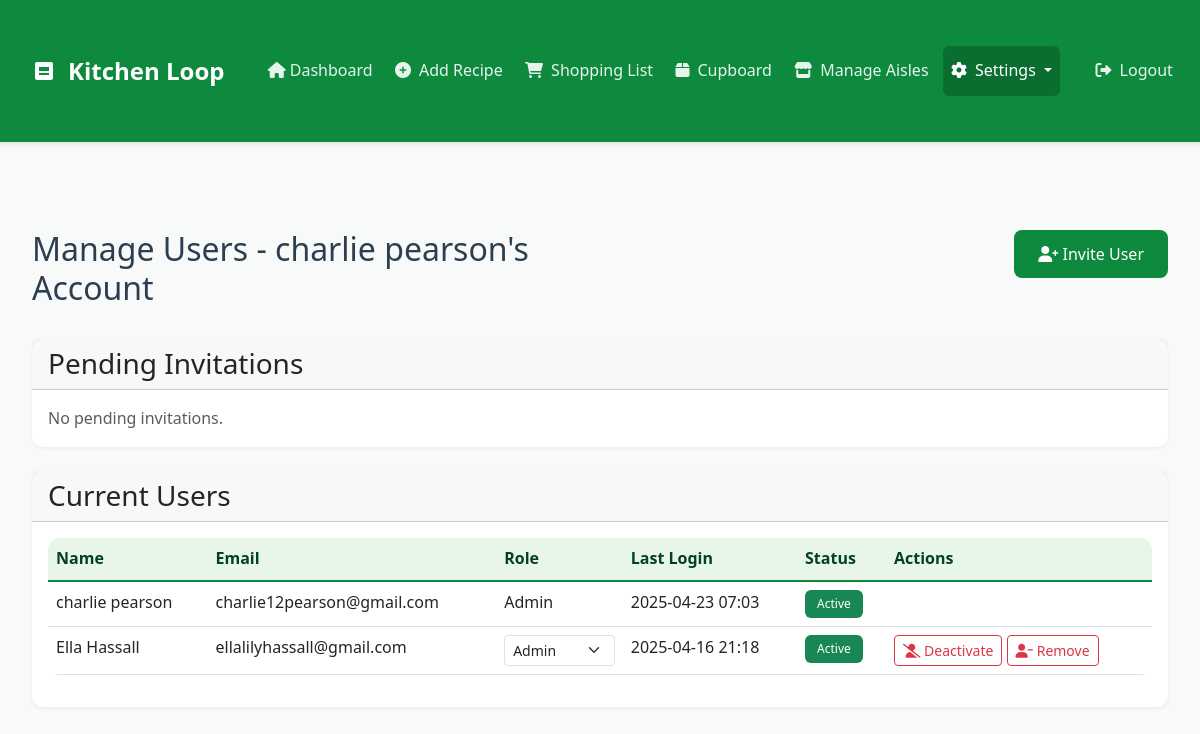
/manage_users (signed in), run on an earlier commit of the app's database.
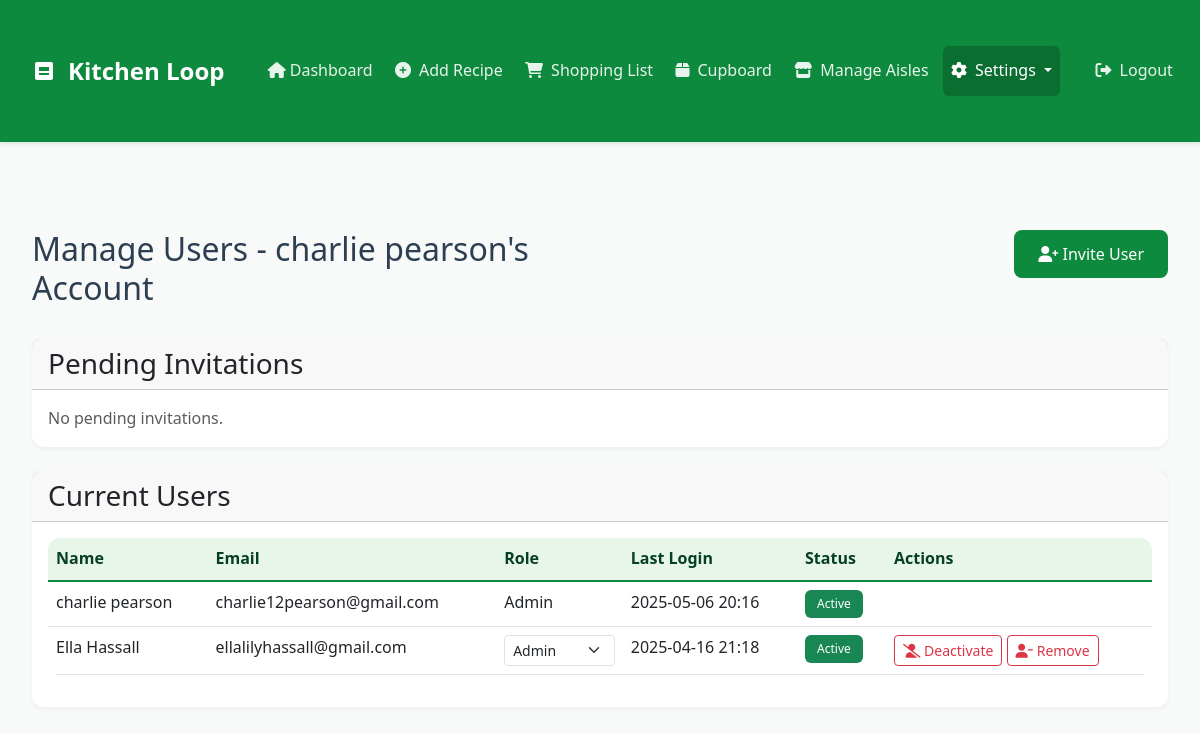
And on a later commit of the database.
### app.py (models this page shows, shortened)
class User(UserMixin, db.Model):
    id = db.Column(db.Integer, primary_key=True)
    email = db.Column(db.String(120), unique=True, nullable=False)
    password_hash = db.Column(db.String(128))
    name = db.Column(db.String(100), nullable=False)
    created_at = db.Column(db.DateTime, default=datetime.utcnow)
    last_login = db.Column(db.DateTime)
    is_active = db.Column(db.Boolean, default=True)
    accounts = db.relationship('Account', secondary='account_user',
                             back_populates='users',
                             lazy='dynamic',
                             overlaps="account_users,user")
    account_users = db.relationship('AccountUser', back_populates='user',
                                  overlaps="accounts,account")

### app.py (the view)
@app.route('/manage_users')
@login_required
def manage_users():
    account_user = AccountUser.query.filter_by(
        user_id=current_user.id,
        role='admin'
    ).first()
    if not account_user:
        flash('You do not have permission to manage users.', 'error')
        return redirect(url_for('dashboard'))
    account_users = AccountUser.query.filter_by(account_id=account_user.account_id).all()
    pending_invites = Invitation.query.filter_by(
        account_id=account_user.account_id,
        is_used=False
    ).all()
    users = []
    for au in account_users:
        user = au.user
        user.role = au.role
        users.append(user)
    return render_template('manage_users.html',
                         users=users,
                         pending_invites=pending_invites)

### app.py (called while the page is built)
@login_manager.user_loader
def load_user(user_id):
    return User.query.get(int(user_id))

### templates/manage_users.html (shortened to what the changed rows need)
{% extends "base.html" %}
{% block content %}
<div class="container mt-4">
    <div class="row mb-4">
        <div class="col">
            <h2>Manage Users - {{ current_user.accounts[0].name }}</h2>
        </div>
    </div>
    <div class="card">
        <div class="card-body">
            <div class="table-responsive">
                <table class="table table-hover">
                    <thead>
                        <tr>
                            <th>Name</th>
                            <th>Email</th>
                            <th>Role</th>
                            <th>Last Login</th>
                            <th>Status</th>
                            <th>Actions</th>
                        </tr>
                    </thead>
                    <tbody>
                        {% for user in users %}
                            <tr>
                                <td>{{ user.name }}</td>
                                <td>{{ user.email }}</td>
                                <td>
                                    {% if user.id != current_user.id %}
                                        <form method="POST" action="{{ url_for('update_user_role', user_id=user.id) }}" class="d-inline">
                                            <input type="hidden" name="csrf_token" value="{{ csrf_token() }}">
                                            <select name="role" class="form-select form-select-sm" onchange="this.form.submit()"
                                                    {% if user.id == current_user.id %}disabled{% endif %}>
                                                <option value="user" {% if user.role == 'user' %}selected{% endif %}>User</option>
                                                <option value="admin" {% if user.role == 'admin' %}selected{% endif %}>Admin</option>
                                            </select>
                                        </form>
                                    {% else %}
                                        {{ user.role|title }}
                                    {% endif %}
                                </td>
                                <td>{{ user.last_login.strftime('%Y-%m-%d %H:%M') if user.last_login else 'Never' }}</td>
                                <td>
                                    <span class="badge {% if user.is_active %}bg-success{% else %}bg-danger{% endif %}">
                                        {{ 'Active' if user.is_active else 'Inactive' }}
                                    </span>
                                </td>
                                <td>
                                </td>
                            </tr>
                        {% endfor %}
                    </tbody>
                </table>
            </div>
        </div>
    </div>
</div>
{% endblock %}

What changed in the data, as far as the page shows it:
changed User "charlie pearson": last_login "2025-04-23 07:03" → "2025-05-06 20:16"
